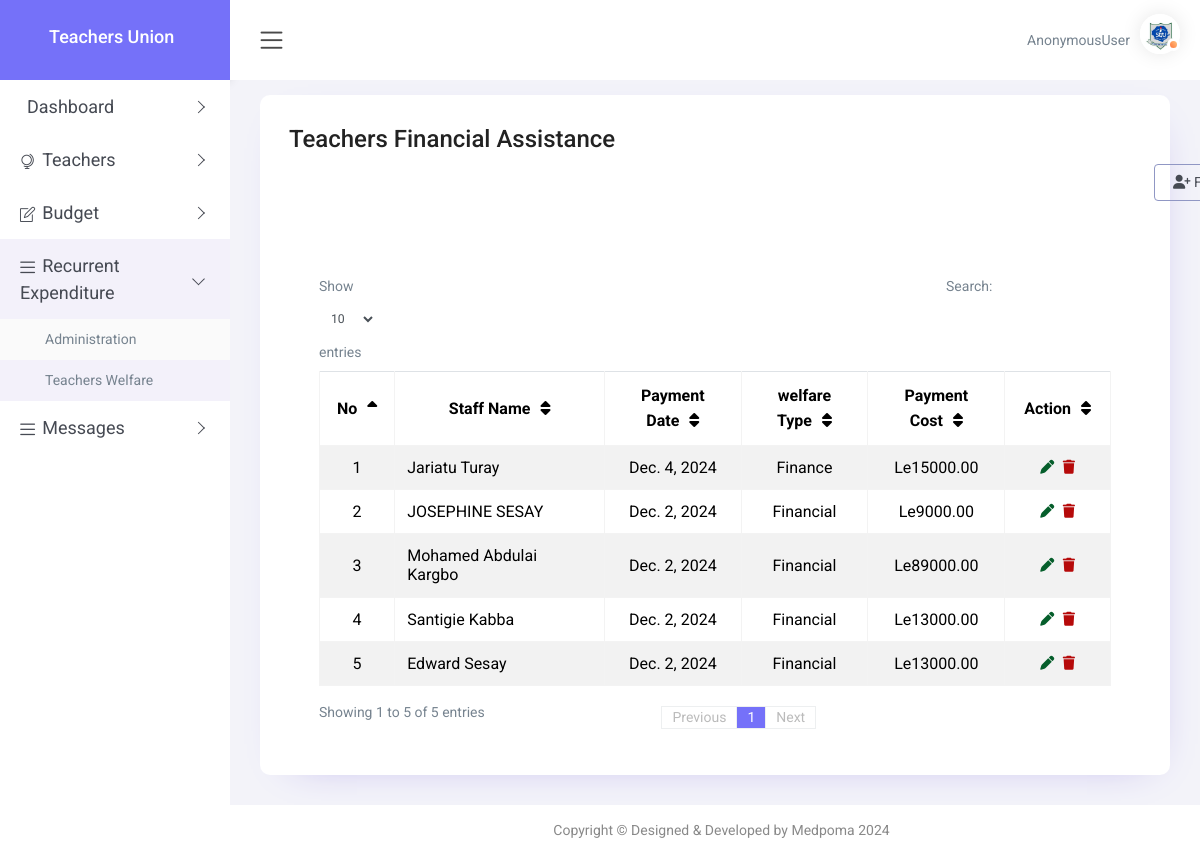
Page /financial_assistance/ on the committed database.
### app/models.py (models this page shows, shortened)
class Financial_Assistance(models.Model):
    name = models.CharField(max_length=200)
    payment_date = models.DateField(null=True, blank=True)
    welfare_type = models.CharField(max_length=200, null=True, blank=True)
    payment_cost = models.DecimalField(max_digits=10, decimal_places=2)

### app/views.py (the view, shortened to what this page needs)
# urls.py: path('financial_assistance/', views.financial_assistance, name='financial_assistance'),
def financial_assistance(request):
    financial_assistance = Financial_Assistance.objects.all()
    return render(request, 'financial_assistance.html',{'financial_assistance':financial_assistance})

### templates/financial_assistance.html (shortened to what this page needs)
{% load static %}
<!DOCTYPE html>
<html lang="en">
<head>
    <link href="{% static 'plugins1/pg-calendar/css/pignose.calendar.min.css' %}" rel="stylesheet">
    <link rel="stylesheet" href="{% static 'plugins1/chartist/css/chartist.min.css' %}">
    <link rel="stylesheet" href="{% static 'plugins1/chartist-plugin-tooltips/css/chartist-plugin-tooltip.css' %}">
    <link rel="stylesheet" href="https://cdnjs.cloudflare.com/ajax/libs/font-awesome/6.6.0/css/all.min.css"
 />
    <link href="{% static 'css/style.css' %}" rel="stylesheet">
</head>
<body>
    <div id="main-wrapper">
        <div class="nav-header">
            <div class="brand-logo">
                <a href="{% url 'finance' %}">
                    <b><h4 style="color: white; margin-left: 20px;">Teachers Union</h4> </b>
                </a>
            </div>
        </div>
        <div class="header">
            <div class="header-content clearfix">
                <div class="nav-control">
                    <div class="hamburger">
                        <span class="toggle-icon"><i class="icon-menu"></i></span>
                    </div>
                </div>
                <div class="header-right">
                    <ul class="clearfix">
                        <li class="icons dropdown">
                            <span class="username" style="margin-right: 10px;" >{{user}}</span>
                            <div class="user-img c-pointer position-relative"   data-toggle="dropdown">
                                <span class="activity active"></span>
                                <img src="{% static 'images/sltu-logo.jpg' %}" height="40" width="40" alt="">
                            </div>
                        </li>
                    </ul>
                </div>
            </div>
        </div>
        <div class="nk-sidebar">
            <div class="nk-nav-scroll">
                <ul class="metismenu" id="menu">
                    <li>
                        <a class="has-arrow" href="javascript:void(0);" style="font-size: 18px;" onclick="toggleDropdown(this)" aria-expanded="false">
                            <span class="nav-text">Dashboard</span>
                        </a>
                    </li>
                    <li class="mega-menu mega-menu-sm">
                        <a class="has-arrow" href="javascript:void(0);" style="font-size: 18px;" onclick="toggleDropdown(this)" aria-expanded="false">
                            <i class="icon-globe-alt menu-icon"></i><span class="nav-text">Teachers</span>
                        </a>
                    </li>
                    <li>
                        <a class="has-arrow" href="javascript:void(0);" style="font-size: 18px;" onclick="toggleDropdown(this)" aria-expanded="false">
                            <i class="icon-note menu-icon"></i><span class="nav-text">Budget</span>
                        </a>
                    </li>
                    <li>
                        <a class="has-arrow" href="javascript:void(0);" style="font-size: 18px;" onclick="toggleDropdown(this)" aria-expanded="false">
                            <i class="icon-menu menu-icon"></i><span class="nav-text">Recurrent Expenditure</span>
                        </a>
                        <ul aria-expanded="false">
                            <li><a href="{% url 'admin_expenditure' %}">Administration</a></li>
                            <li><a href="">Teachers Welfare</a></li>
                        </ul>
                    </li>
                    <li>
                        <a class="has-arrow" href="javascript:void(0);" style="font-size: 18px;" onclick="toggleDropdown(this)" aria-expanded="false">
                            <i class="icon-menu menu-icon"></i><span class="nav-text">Messages</span>
                        </a>
                    </li>
                </ul>
            </div>
        </div>
        <div class="content-body">
            <div class="container-fluid">
                <div class="row">
                    <div class="col-12">
                        <div class="card">
                            <div class="card-body">
                                <h3>Teachers Financial Assistance</h3>
                                <div class="container">
                                    <div class="row" style="margin-top: 10px;">
                                        <div class="col-md-12" style="margin-left: 850px;">
                                            <a href="" class="btn btn-outline-secondary" data-toggle="modal" data-target="#exampleModalCenter">
                                                <i class="fa fa-user-plus" aria-hidden="true"></i>
                                                <span class="ms-1">Financial Assistance</span>
                                            </a>
                                        </div>
                                    </div>
                                </div>
                                <div class="table-responsive" style="margin-top: 50px;">
                                    <table class="table table-striped table-bordered zero-configuration">
                                        <thead>
                                            <tr>
                                                <th style="font-size: 16px; color:black; text-align: center;">No</th>
                                                <th style="font-size: 16px; color:black; text-align: center;">Staff Name</th>
                                                <th style="font-size: 16px; color:black; text-align: center;">Payment Date</th>
                                                <th style="font-size: 16px; color:black; text-align: center;">welfare Type</th>
                                                <th style="font-size: 16px; color:black; text-align: center;">Payment Cost</th>
                                                <th style="font-size: 16px; color:black; text-align: center;">Action</th>
                                            </tr>
                                        </thead>
                                        <tbody>
                                            {% for sal in financial_assistance %}
                                            <tr>
                                                <td style="font-size: 16px; color:black; text-align:center">{{forloop.counter}}</td>
                                                <td style="font-size: 16px; color:black;">{{sal.name}}</td>
                                                <td style="font-size: 16px; color:black; text-align:center">{{sal.payment_date}}</td>
                                                <td style="font-size: 16px; color:black; text-align:center">{{sal.welfare_type}}</td>
                                                <td style="font-size: 16px; color:black; text-align:center">Le{{sal.payment_cost}}</td>
                                                <td style="text-align: center;">
                                                    <a href="{% url 'update_financial_assistance' sal.id%}" >
                                                        <i class="fas fa-pen" style="color: rgb(5, 94, 43); margin-right: 5px;"></i>
                                                      </a>
                                                      <a href="{%url 'delete_financial_assistance' sal.id%}" >
                                                        <i class="fas fa-trash" style="color: rgb(182, 10, 10);"></i>
                                                      </a>
                                                </td>
                                            </tr>
                                          {% endfor %}
                                        </tbody>
                                    </table>
                                </div>
                            </div>
                        </div>
                    </div>
  </div>
                </div>
            </div>
        </div>
        <div class="footer">
            <div class="copyright">
                <p>Copyright &copy; Designed & Developed by Medpoma 2024</p>
            </div>
        </div>
</body>
</html>

### rows in the picture
Financial_Assistance: name "Jariatu Turay", payment_date "Dec. 4, 2024", welfare_type "Finance", payment_cost "15000.00"
Financial_Assistance: name "JOSEPHINE SESAY", payment_date "Dec. 2, 2024", welfare_type "Financial", payment_cost "9000.00"
Financial_Assistance: name "Mohamed Abdulai Kargbo", payment_date "Dec. 2, 2024", welfare_type "Financial", payment_cost "89000.00"
Financial_Assistance: name "Santigie Kabba", payment_date "Dec. 2, 2024", welfare_type "Financial", payment_cost "13000.00"
Financial_Assistance: name "Edward Sesay", payment_date "Dec. 2, 2024", welfare_type "Financial", payment_cost "13000.00"

### other values in the picture
{{ user }} "AnonymousUser"
